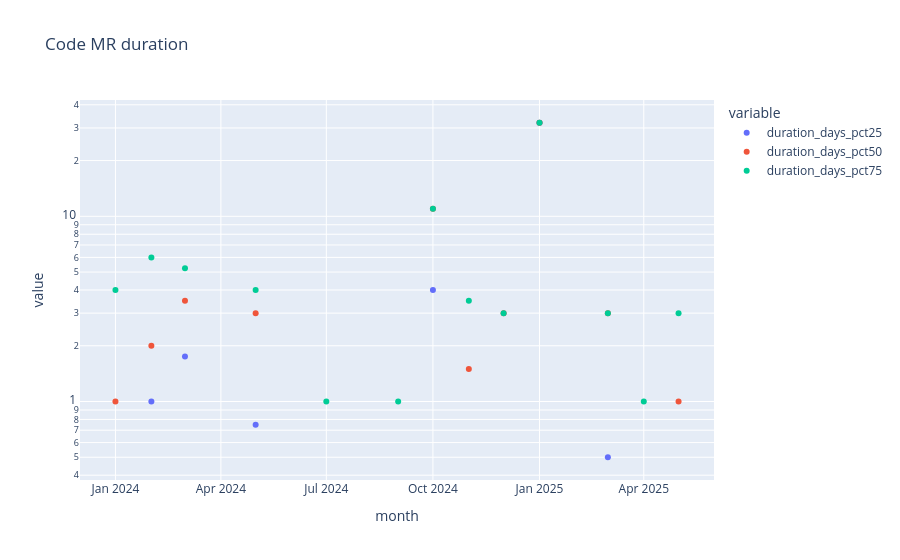

Notebook code cell kept with this figure:
### Code cell
px.scatter(user_mrs_duration(gitlab_user).toPandas(),x='month',y=['duration_days_pct25','duration_days_pct50','duration_days_pct75'], log_y=True,title='Code MR duration')

### Figure 1 — Plotly figure (JSON) as saved in the notebook; plotly's stock layout.template omitted (floating-point values rounded to 4 significant figures)
{"data": [{"hovertemplate": "variable=duration_days_pct25<br>month=%{x}<br>value=%{y}<extra></extra>", "legendgroup": "duration_days_pct25", "marker": {"color": "#636efa", "symbol": "circle"}, "mode": "markers", "name": "duration_days_pct25", "orientation": "v", "showlegend": true, "type": "scatter", "x": ["2024-10-01T00:00:00.000000000", "2025-01-01T00:00:00.000000000", "2024-11-01T00:00:00.000000000", "2024-02-01T00:00:00.000000000", "2024-12-01T00:00:00.000000000", "2025-04-01T00:00:00.000000000", "2024-03-01T00:00:00.000000000", "2024-07-01T00:00:00.000000000", "2024-05-01T00:00:00.000000000", "2025-03-01T00:00:00.000000000", "2024-06-01T00:00:00.000000000", "2025-05-01T00:00:00.000000000", "2024-01-01T00:00:00.000000000", "2024-09-01T00:00:00.000000000"], "xaxis": "x", "y": [4.0, 32.0, 0.0, 1.0, 0.0, 0.0, 1.75, 0.0, 0.75, 0.5, 0.0, 0.0, 0.0, 0.0], "yaxis": "y"}, {"hovertemplate": "variable=duration_days_pct50<br>month=%{x}<br>value=%{y}<extra></extra>", "legendgroup": "duration_days_pct50", "marker": {"color": "#EF553B", "symbol": "circle"}, "mode": "markers", "name": "duration_days_pct50", "orientation": "v", "showlegend": true, "type": "scatter", "x": ["2024-10-01T00:00:00.000000000", "2025-01-01T00:00:00.000000000", "2024-11-01T00:00:00.000000000", "2024-02-01T00:00:00.000000000", "2024-12-01T00:00:00.000000000", "2025-04-01T00:00:00.000000000", "2024-03-01T00:00:00.000000000", "2024-07-01T00:00:00.000000000", "2024-05-01T00:00:00.000000000", "2025-03-01T00:00:00.000000000", "2024-06-01T00:00:00.000000000", "2025-05-01T00:00:00.000000000", "2024-01-01T00:00:00.000000000", "2024-09-01T00:00:00.000000000"], "xaxis": "x", "y": [11.0, 32.0, 1.5, 2.0, 3.0, 0.0, 3.5, 0.0, 3.0, 3.0, 0.0, 1.0, 1.0, 0.0], "yaxis": "y"}, {"hovertemplate": "variable=duration_days_pct75<br>month=%{x}<br>value=%{y}<extra></extra>", "legendgroup": "duration_days_pct75", "marker": {"color": "#00cc96", "symbol": "circle"}, "mode": "markers", "name": "duration_days_pct75", "orientation": "v", "showlegend": true, "type": "scatter", "x": ["2024-10-01T00:00:00.000000000", "2025-01-01T00:00:00.000000000", "2024-11-01T00:00:00.000000000", "2024-02-01T00:00:00.000000000", "2024-12-01T00:00:00.000000000", "2025-04-01T00:00:00.000000000", "2024-03-01T00:00:00.000000000", "2024-07-01T00:00:00.000000000", "2024-05-01T00:00:00.000000000", "2025-03-01T00:00:00.000000000", "2024-06-01T00:00:00.000000000", "2025-05-01T00:00:00.000000000", "2024-01-01T00:00:00.000000000", "2024-09-01T00:00:00.000000000"], "xaxis": "x", "y": [11.0, 32.0, 3.5, 6.0, 3.0, 1.0, 5.25, 1.0, 4.0, 3.0, 0.0, 3.0, 4.0, 1.0], "yaxis": "y"}], "layout": {"legend": {"title": {"text": "variable"}, "tracegroupgap": 0}, "title": {"text": "Code MR duration"}, "xaxis": {"anchor": "y", "domain": [0, 1], "title": {"text": "month"}}, "yaxis": {"anchor": "x", "domain": [0, 1], "title": {"text": "value"}, "type": "log"}}}
